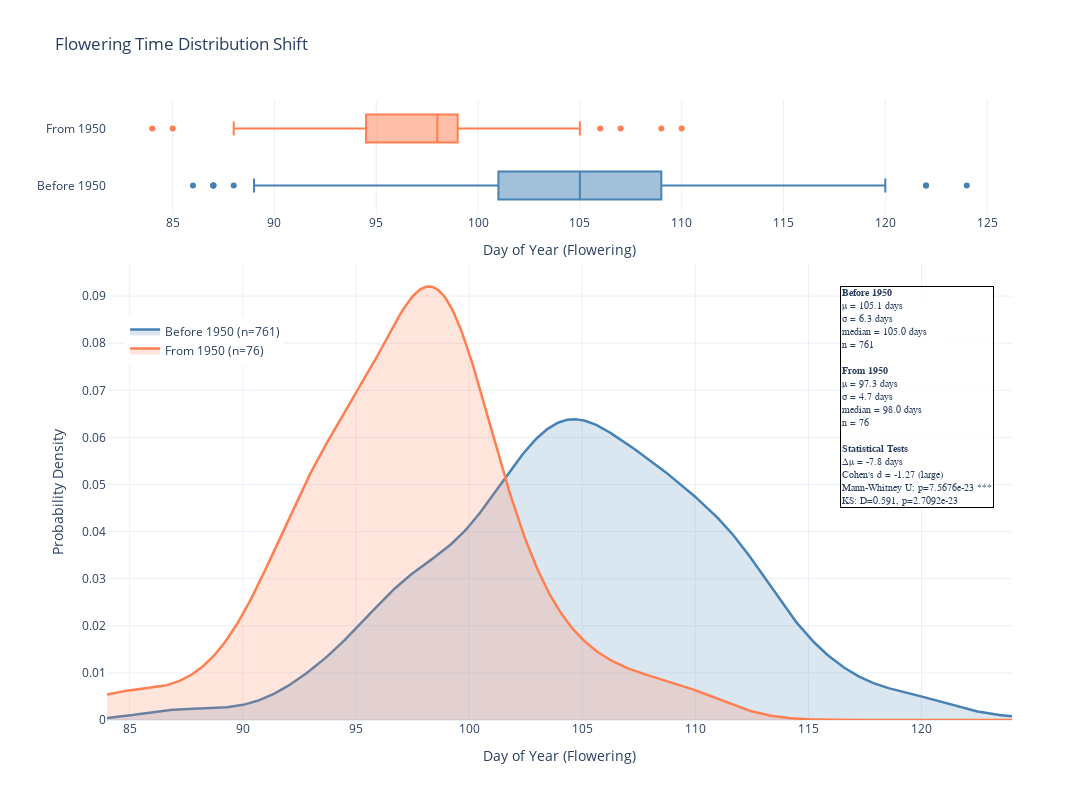

The notebook cell this image was saved under:
### Code cell
fig, statx = plot_flower_distribution_shift(kyoto, split_year=1950, kde=True)
#fig, statx = plot_flower_distribution_shift(kyoto, kde=True, interactive=True) #this calls the interactive version
fig.show()

### Figure 1 — Plotly figure (JSON) as saved in the notebook; plotly's stock layout.template omitted (floating-point values rounded to 4 significant figures; data arrays with more than 128 entries replaced by an {"elided": "..."} marker saying what was removed)
{"data": [{"marker": {"color": "steelblue"}, "name": "Before 1950", "orientation": "h", "showlegend": false, "type": "box", "visible": true, "x": {"elided": "761 int values"}, "xaxis": "x", "yaxis": "y"}, {"marker": {"color": "coral"}, "name": "From 1950", "orientation": "h", "showlegend": false, "type": "box", "visible": true, "x": [99, 98, 105, 101, 98, 97, 99, 103, 99, 92, 95, 99, 102, 101, 99, 110, 97, 97, 99, 101, 107, 98, 99, 97, 99, 100, 99, 93, 104, 97, 102, 99, 93, 99, 109, 99, 102, 95, 106, 93, 88, 97, 94, 97, 99, 99, 103, 97, 91, 94, 100, 96, 91, 98, 92, 99, 98, 97, 95, 95, 95, 99, 101, 93, 94, 93, 95, 99, 89, 95, 92, 85, 91, 84, 95, 94], "xaxis": "x", "yaxis": "y"}, {"fill": "tozeroy", "fillcolor": "rgba(70,130,180,0.2)", "line": {"color": "steelblue", "width": 2.5}, "name": "Before 1950 (n=761)", "showlegend": true, "type": "scatter", "visible": true, "x": {"elided": "500 float values"}, "xaxis": "x2", "y": {"elided": "500 float values"}, "yaxis": "y2"}, {"fill": "tozeroy", "fillcolor": "rgba(255,127,80,0.2)", "line": {"color": "coral", "width": 2.5}, "name": "From 1950 (n=76)", "showlegend": true, "type": "scatter", "visible": true, "x": {"elided": "500 float values"}, "xaxis": "x2", "y": {"elided": "500 float values"}, "yaxis": "y2"}], "layout": {"annotations": [{"align": "left", "bgcolor": "rgba(255, 255, 255, 0.8)", "bordercolor": "black", "borderwidth": 1, "font": {"family": "monospace", "size": 10}, "showarrow": false, "text": "<b>Before 1950</b><br>μ = 105.1 days<br>σ = 6.3 days<br>median = 105.0 days<br>n = 761<br><br><b>From 1950</b><br>μ = 97.3 days<br>σ = 4.7 days<br>median = 98.0 days<br>n = 76<br><br><b>Statistical Tests</b><br>Δμ = -7.8 days<br>Cohen's d = -1.27 (large)<br>Mann-Whitney U: p=7.5676e-23 ***<br>KS: D=0.591, p=2.7092e-23", "visible": true, "x": 0.98, "xanchor": "right", "xref": "paper", "y": 0.7, "yanchor": "top", "yref": "paper"}], "barmode": "overlay", "height": 800, "hovermode": "x unified", "legend": {"x": 0.02, "xanchor": "left", "y": 0.65, "yanchor": "top"}, "title": {"text": "Flowering Time Distribution Shift"}, "width": 1100, "xaxis": {"anchor": "y", "domain": [0, 1], "title": {"text": "Day of Year (Flowering)"}}, "xaxis2": {"anchor": "y2", "domain": [0, 1], "title": {"text": "Day of Year (Flowering)"}}, "yaxis": {"anchor": "x", "domain": [0.816, 1], "title": {"text": ""}}, "yaxis2": {"anchor": "x2", "domain": [0, 0.736], "title": {"text": "Probability Density"}}}}
